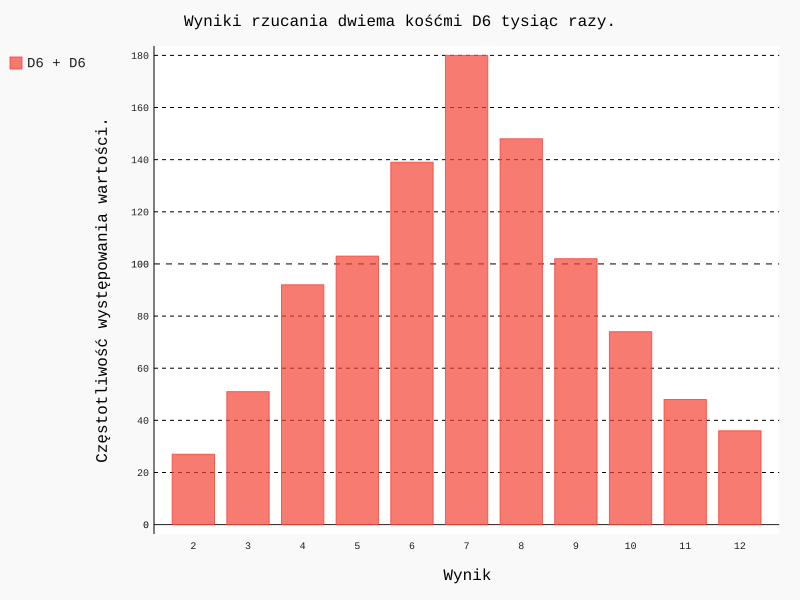

Write Python code to recreate this figure.
import pygal

from die import Die

die_1 = Die()
die_2 = Die()
results = []
for roll_num in range(1000):
    result = die_2.roll() + die_1.roll()
    results.append(result)

# Analiza wyników
frequencies = []
max_result = die_1.num_sides + die_2.num_sides
for value in range(2, max_result + 1):
    frequency = results.count(value)
    frequencies.append(frequency)

# Wizualizacja wyników
hist = pygal.Bar()
hist.force_uri_protocol = 'http'

hist.title = "Wyniki rzucania dwiema kośćmi D6 tysiąc razy."
hist.x_labels = [str(x) for x in range(2, 13)]
hist.x_title = "Wynik"
hist.y_title = "Częstotliwość występowania wartości."
hist.add('D6 + D6', frequencies)
hist.render_to_file('die_visual.svg')
